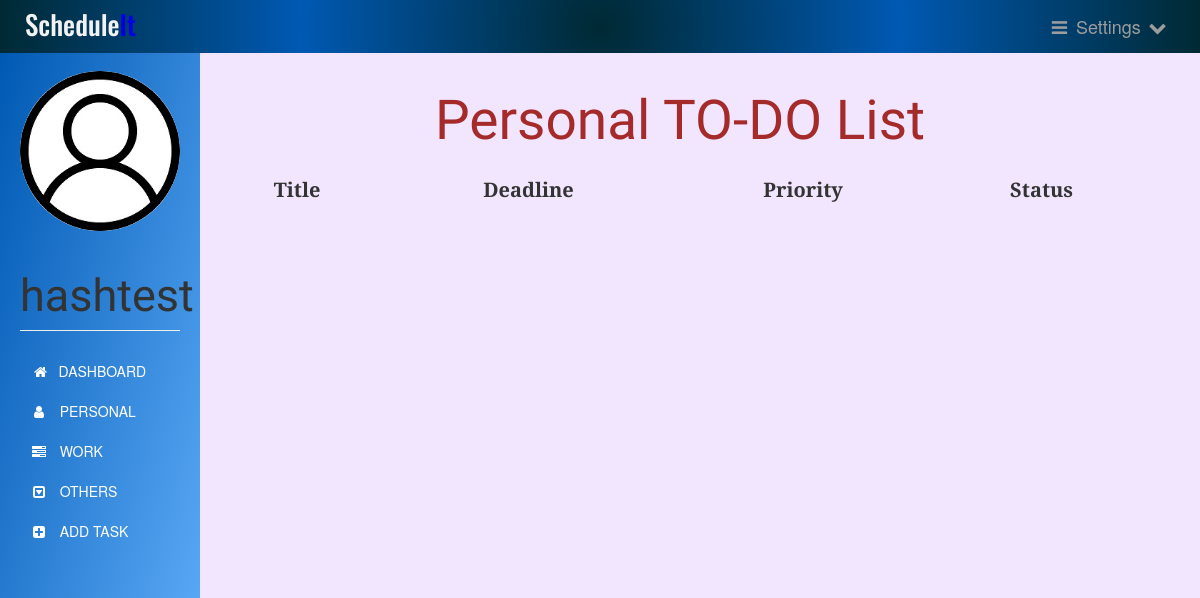
The page /personaltask (signed in) on the database as committed earlier.
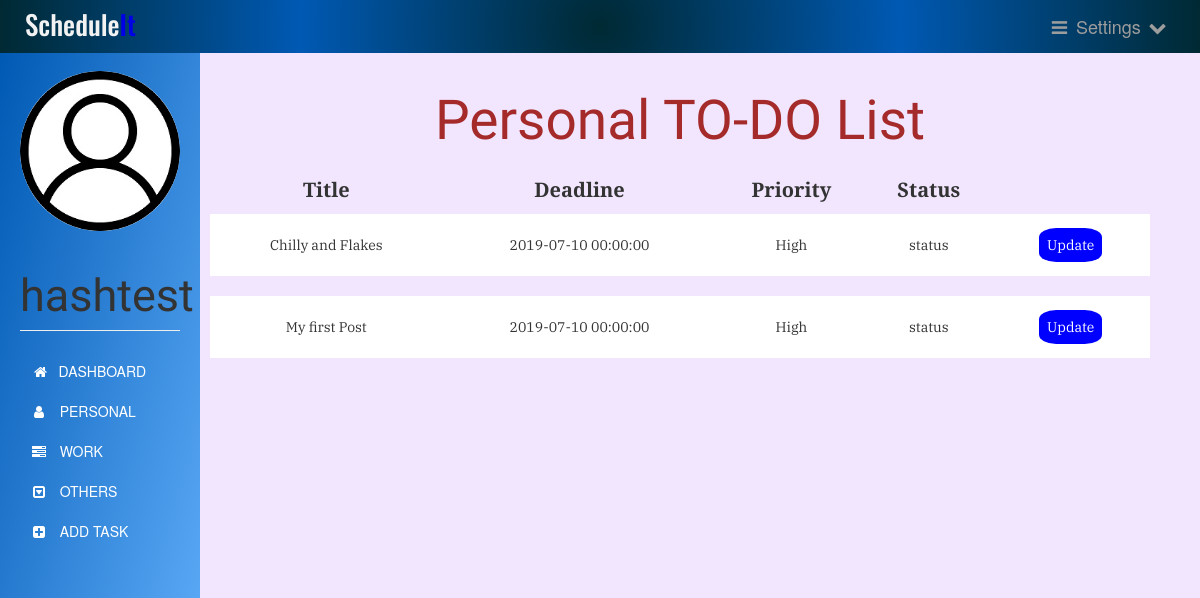
The same page on the database as committed later.
### app.py (models this page shows)
class User(UserMixin, db.Model):
    id = db.Column(db.Integer, primary_key=True)
    username = db.Column(db.String(15), unique=True, nullable=False)
    email = db.Column(db.String(50), unique=True, nullable=False)
    password = db.Column(db.String(80), unique=True, nullable=False)
    tasks = db.relationship('Task', backref='author', lazy=True)

class Task(db.Model):
    id = db.Column(db.Integer, primary_key=True)
    title = db.Column(db.Text, nullable=False)
    date = db.Column(db.DateTime, nullable=False)
    content = db.Column(db.Text, nullable=False)
    WorkType = db.Column(db.Text, nullable=False)
    priority = db.Column(db.Text)
    user_id = db.Column(db.Integer, db.ForeignKey('user.id'), nullable=False)

### app.py (the view)
@app.route('/personaltask', methods=['GET', 'POST'])
@login_required
def personaltask():
    tasks = Task.query.filter_by(user_id=current_user.id)
    return render_template('personal.html', tasks=tasks ,name=current_user.username)

### app.py (called while the page is built)
@login_manager.user_loader
def load_user(user_id):
    return User.query.get(int(user_id))

### templates/personal.html (shortened to what this page needs)
{% extends "bootstrap/base.html" %}
{% block styles %}
{{super()}}
<link rel="stylesheet" href="{{url_for('.static', filename='personal.css')}}">
<link rel="stylesheet" href="https://maxcdn.bootstrapcdn.com/font-awesome/4.7.0/css/font-awesome.min.css">
{% endblock %}
{% block content %}
    <nav class="navbar navbar-inverse navbar-fixed-top">
      <div class="container-fluid">
        <div class="navbar-header">
          <center><h3><span>Schedule</span>It</h3></center>
        </div>
        <div class="navbar-collapse collapse">
          <ul class="nav navbar-nav">
            <li>
              <a  href="#">
                <i class="fa fa-bars fa-fw" aria-hidden="true"></i>
                Settings
                <i class="fa fa-chevron-down fa-fw" aria-hidden="true"></i>
              </a>
            </li>
          </div>
      </div>
    </nav>
    <div class="container-fluid">
      <div class="row">
        <nav class=" sidebar">
          <div class="image img-cir img-120">
            <center>
              <img src="{{url_for('static', filename='user-icon.jpg')}}" width="250" height="200" class="img-responsive"/>
            </center>
            <center>
              <h1 class="page-header">{{ name }}</h1>
            </center>
          </div>
          <div>
            <div class="nav nav-sidebar">
              <ul class="nav nav-sidebar">
                <li >
                  <a class="list-group-item" href="{{ url_for('dashboard') }}">
                    &nbsp;<i class="fa fa-home" aria-hidden="true"></i>&nbsp;&nbsp; DASHBOARD
                  </a>
                </li>
                <li>
                  <a class="list-group-item" href="#">
                    <i class="fa fa-user fa-fw" aria-hidden="true"></i>&nbsp;&nbsp; PERSONAL
                  </a>
                </li>
                <li>
                  <a class="list-group-item" href="{{ url_for('worktask') }}">
                    <i class="fa fa-tasks fa-fw" aria-hidden="true"></i>&nbsp;&nbsp; WORK
                  </a>
                </li>
                <li>
                  <a class="list-group-item" href="{{ url_for('othertask') }}">
                    <i class="fa fa-caret-square-o-down fa-fw" aria-hidden="true"></i>&nbsp;&nbsp; OTHERS
                  </a>
                </li>
                <li>
                  <a class="list-group-item" href="{{ url_for('addtask') }}">
                    <i class="fa fa-plus-square fa-fw" aria-hidden="true"></i>&nbsp;&nbsp; ADD TASK
                  </a>
                </li>
              </ul>
            </div>
          </div>
        </nav>
        <div class="col-sm-9 col-sm-offset-3 col-md-10 col-md-offset-2 main">
          	<center><h1>Personal TO-DO List</h1></center>
          	<table>
          		<thead>
	          		<tr>
	          			<th>Title</th>
	          			<th>Deadline</th>
	          			<th>Priority</th>
	          			<th>Status</th>
	          		</tr>
          		</thead>
          		<tbody>
	          		{% for task in tasks %}
	          			{% if task.WorkType == "Personal"  %}
	          				<tr>
			          			<td>{{task.title}}</td>
			          			<td>{{task.date}}</td>
			          			<td>{{task.priority}}</td>
			          			<td>status</td>
			          			<td><a href="">Update</a></td>
			          		</tr>
			          		<tr class="spacer">
			          		<tr>
			          	{% endif %}
			        {% endfor %}
		        </tbody>
          	</table>
        </div>
      </div>
    </div>
{% endblock %}

### static/personal.css (style rules this page uses)
body { padding-top: 50px; background-color: #f2e6ff; }
.navbar-fixed-top { border: 0; }
.navbar { background-image: radial-gradient(circle, #002933,#0059b3, #002933); }
.navbar-header h3 { font-family: 'Oswald', sans-serif; font-size: 27px; margin: 10px; color: #0000e6; }
.navbar-header span { font-size: 27px; color: #f2f2f2; }
.navbar-collapse ul { float: right; margin: 3px; list-style: none; }
.navbar-collapse ul li { float: left; position: relative; }
.navbar-collapse ul li a { display: block; margin: 0px; padding: 13px; font-size: 18px; text-decoration: none; }
.sidebar { width: 200px; position: fixed; top: 51px; bottom: 0; left: 0; z-index: 1000; display: block; padding: 20px; overflow-x: hidden; overflow-y: auto; background-image: linear-gradient(to bottom right, #0059b3, #66b3ff); }
.sidebar .page-header { font-size: 45px; font-family: 'Tenali Ramakrishna', sans-serif; }
.nav-sidebar { margin-right: -21px; margin-bottom: 20px; margin-left: -20px; }
.nav-sidebar > li > a { padding-right: 20px; padding-left: 50px; }
.nav-sidebar ul li a { background-color: transparent; color: white; border: none; }
.nav-sidebar a { display: none; }
.row img { border-radius: 50%; }
.main { margin-top: 1px; padding: 30px; right: 20px; }
.main h1 { margin-top: 4px; padding: 5px; font-size: 55px; color: brown; font-family: 'Tenali Ramakrishna', sans-serif; text-align: center; }
.main table { width: 100%; }
.main thead tr { font-size: 20px; font-family: 'PT Serif', serif; }
.main tbody tr { background-color: white; font-family: 'IBM Plex Serif', serif; }
.main tbody .spacer { height: 20px; }
.main thead th { padding: 10px; text-align: center; }
.main tbody td { padding: 21px; text-align: center; }
.main tbody td a { text-decoration: none; padding: 8px; background-color: blue; color: white; border-radius: 27%; }

Rows that differ between the two databases and show on the page:
added Task: title "Chilly and Flakes", date "2019-07-10 00:00:00", priority "High"
added Task: title "My first Post", date "2019-07-10 00:00:00", priority "High"
